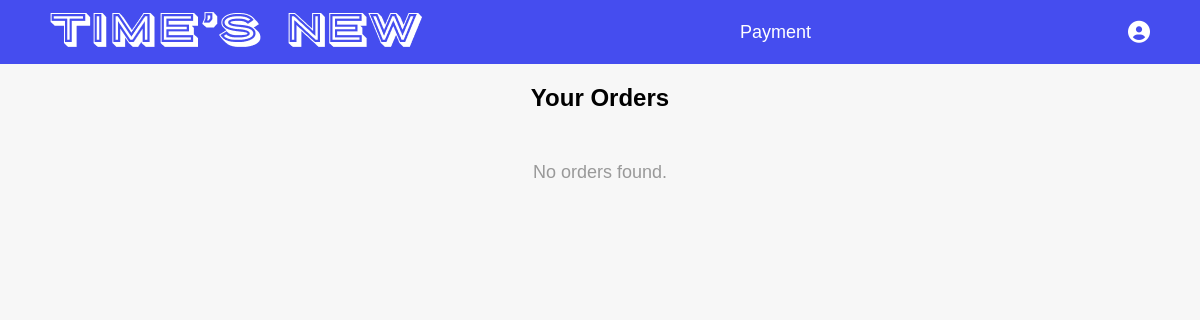
The app's page /orders.php (signed in), older data.
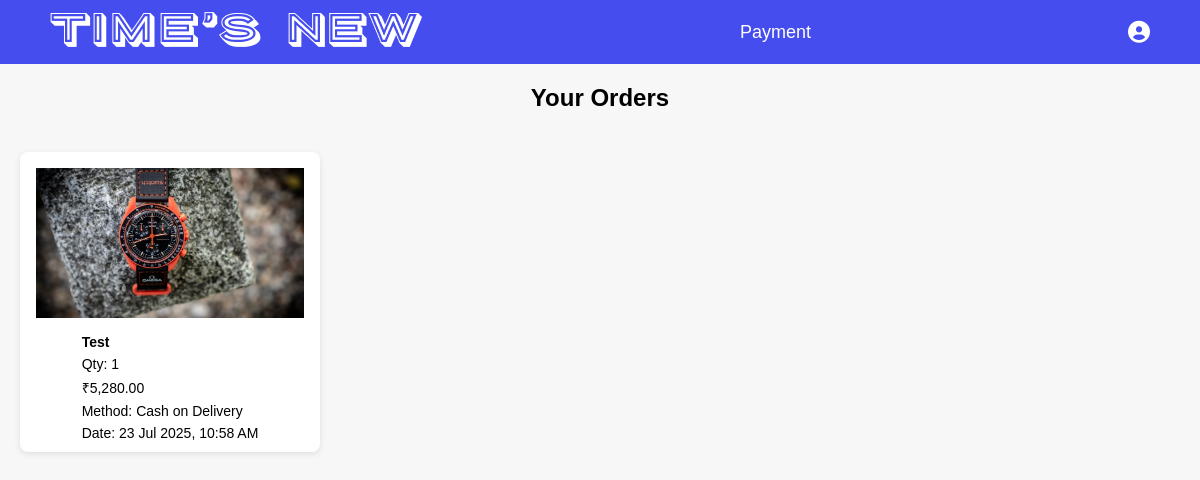
The same page, newer data.
### tables this page shows
CREATE TABLE `orders` (
  `id` int(11) NOT NULL,
  `product_id` int(11) DEFAULT NULL,
  `quantity` int(11) DEFAULT 1,
  `price` decimal(10,2) DEFAULT NULL,
  `created_at` datetime DEFAULT current_timestamp(),
  `payment_method` varchar(50) DEFAULT NULL,
  `fullname` varchar(100) DEFAULT NULL,
  `address` text DEFAULT NULL,
  `city` varchar(100) DEFAULT NULL,
  `pincode` varchar(10) DEFAULT NULL,
  `phone` varchar(15) DEFAULT NULL,
  `user_id` int(11) DEFAULT NULL
);

CREATE TABLE `products` (
  `id` int(11) NOT NULL,
  `name` varchar(255) NOT NULL,
  `price` decimal(10,2) NOT NULL,
  `discount_percent` int(11) DEFAULT 0,
  `type` varchar(100) DEFAULT NULL,
  `brand` varchar(100) DEFAULT NULL,
  `image_path` varchar(255) DEFAULT NULL,
  `quantity` int(11) NOT NULL DEFAULT 0,
  `status` enum('active','inactive') NOT NULL DEFAULT 'active'
);

### orders.php (the view, shortened to what this page needs)
<?php
include 'db.php';
$user_id = $_SESSION['user_id'];
$sql = "SELECT
            o.id AS order_id,
            o.product_id,
            o.quantity,
            o.price,
            o.payment_method,
            o.created_at,
            p.name AS product_name,
            p.image_path
        FROM orders o
        JOIN products p ON o.product_id = p.id
        WHERE o.user_id = ?
        ORDER BY o.created_at DESC";
$stmt = $conn->prepare($sql);
$stmt->bind_param("i", $user_id);
$stmt->execute();
$result = $stmt->get_result();
?>
<!DOCTYPE html>
<html>
<head>
  <link rel="stylesheet" href="./css/nav.css">
 <link rel="stylesheet" href="./css/order.css">
 <link rel="stylesheet" href="https://cdnjs.cloudflare.com/ajax/libs/font-awesome/6.7.2/css/all.min.css" />
</head>
<body>
  <div class="navbar">
  <div class="logo"><img src="./image/Time’s new.png" alt=""></div>
  <div class="center">Payment</div>
  <div class="right">
    <i class="fas fa-user-circle profile-icon"></i>
  </div>
</div>
<h2>Your Orders</h2>
<?php if ($result->num_rows > 0): ?>
  <div class="order-grid">
    <?php while ($row = $result->fetch_assoc()): ?>
      <div class="order-card">
        <img src="uploads/<?= htmlspecialchars($row['image_path']) ?>" alt="<?= htmlspecialchars($row['product_name']) ?>">
        <div class="order-info">
          <p><strong><?= htmlspecialchars($row['product_name']) ?></strong></p>
          <p>Qty: <?= $row['quantity'] ?></p>
          <p>₹<?= number_format($row['price'], 2) ?></p>
          <p>Method: <?= $row['payment_method'] ?></p>
          <p>Date: <?= date('d M Y, h:i A', strtotime($row['created_at'])) ?></p>
        </div>
      </div>
    <?php endwhile; ?>
  </div>
<?php else: ?>
  <div class="no-orders">No orders found.</div>
<?php endif; ?>
</body>
</html>

Row changes from the older to the newer data that the page shows:
added orders: product.image_path (picture), product.name "Test", quantity "1", price "5,280.00", payment_method "Cash on Delivery", created_at "23 Jul 2025, 10:58 AM"
Text that changed along with them:
text no longer shown: "No orders found."
